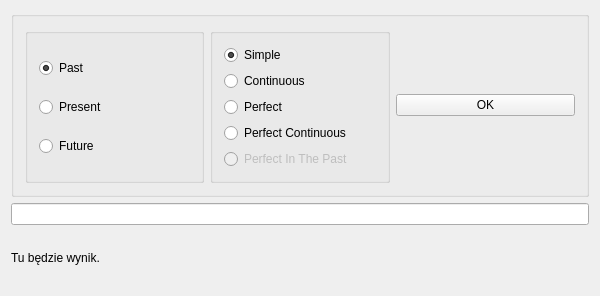
<?xml version="1.0" encoding="UTF-8"?>
<ui version="4.0">
 <class>PrzyklczasyClass</class>
 <widget class="QMainWindow" name="PrzyklczasyClass">
  <property name="geometry">
   <rect>
    <x>0</x>
    <y>0</y>
    <width>600</width>
    <height>296</height>
   </rect>
  </property>
  <property name="windowTitle">
   <string>Przekształcacz czasów angielskich</string>
  </property>
  <widget class="QWidget" name="centralWidget">
   <layout class="QVBoxLayout" name="verticalLayout_3">
    <item>
     <widget class="QGroupBox" name="groupBox_3">
      <property name="title">
       <string/>
      </property>
      <layout class="QHBoxLayout" name="horizontalLayout">
       <item>
        <widget class="QGroupBox" name="groupBox">
         <property name="title">
          <string/>
         </property>
         <layout class="QVBoxLayout" name="verticalLayout">
          <item>
           <widget class="QRadioButton" name="rPast">
            <property name="text">
             <string>Past</string>
            </property>
            <property name="checked">
             <bool>true</bool>
            </property>
           </widget>
          </item>
          <item>
           <widget class="QRadioButton" name="rPresent">
            <property name="text">
             <string>Present</string>
            </property>
           </widget>
          </item>
          <item>
           <widget class="QRadioButton" name="rFuture">
            <property name="text">
             <string>Future</string>
            </property>
           </widget>
          </item>
         </layout>
        </widget>
       </item>
       <item>
        <widget class="QGroupBox" name="groupBox_2">
         <property name="title">
          <string/>
         </property>
         <layout class="QVBoxLayout" name="verticalLayout_2">
          <item>
           <widget class="QRadioButton" name="rSimple">
            <property name="text">
             <string>Simple</string>
            </property>
            <property name="checked">
             <bool>true</bool>
            </property>
           </widget>
          </item>
          <item>
           <widget class="QRadioButton" name="rContinuous">
            <property name="text">
             <string>Continuous</string>
            </property>
           </widget>
          </item>
          <item>
           <widget class="QRadioButton" name="rPerfect">
            <property name="text">
             <string>Perfect</string>
            </property>
           </widget>
          </item>
          <item>
           <widget class="QRadioButton" name="rPerfectC">
            <property name="text">
             <string>Perfect Continuous</string>
            </property>
           </widget>
          </item>
          <item>
           <widget class="QRadioButton" name="rPerfectP">
            <property name="enabled">
             <bool>false</bool>
            </property>
            <property name="text">
             <string>Perfect In The Past</string>
            </property>
           </widget>
          </item>
         </layout>
        </widget>
       </item>
       <item>
        <widget class="QPushButton" name="pOK">
         <property name="text">
          <string>OK</string>
         </property>
        </widget>
       </item>
      </layout>
     </widget>
    </item>
    <item>
     <widget class="QLineEdit" name="lZdanie"/>
    </item>
    <item>
     <widget class="QLabel" name="lNoweZdanie">
      <property name="text">
       <string>Tu będzie wynik.</string>
      </property>
     </widget>
    </item>
   </layout>
  </widget>
 </widget>
 <layoutdefault spacing="6" margin="11"/>
 <resources/>
 <connections/>
</ui>
